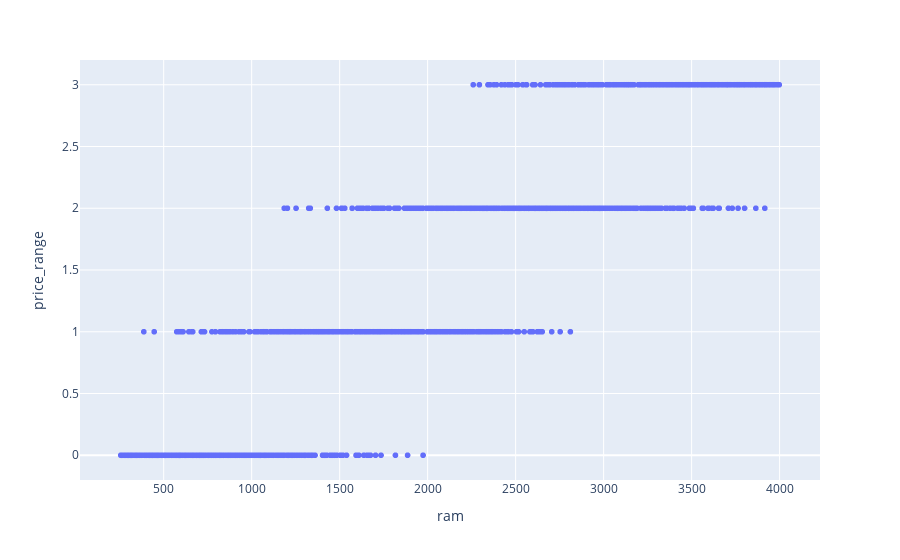

The cell this chart's notebook holds for it:
### Code cell
px.scatter(x='ram', y='price_range', data_frame=train_df)

### Figure 1 — Plotly figure (JSON) as saved in the notebook; plotly's stock layout.template omitted (floating-point values rounded to 4 significant figures; data arrays with more than 128 entries replaced by an {"elided": "..."} marker saying what was removed)
{"data": [{"hovertemplate": "ram=%{x}<br>price_range=%{y}<extra></extra>", "legendgroup": "", "marker": {"color": "#636efa", "symbol": "circle"}, "mode": "markers", "name": "", "showlegend": false, "type": "scattergl", "x": {"elided": "2000 int values"}, "xaxis": "x", "y": {"elided": "2000 int values"}, "yaxis": "y"}], "layout": {"legend": {"tracegroupgap": 0}, "margin": {"t": 60}, "xaxis": {"anchor": "y", "domain": [0, 1], "title": {"text": "ram"}}, "yaxis": {"anchor": "x", "domain": [0, 1], "title": {"text": "price_range"}}}}
